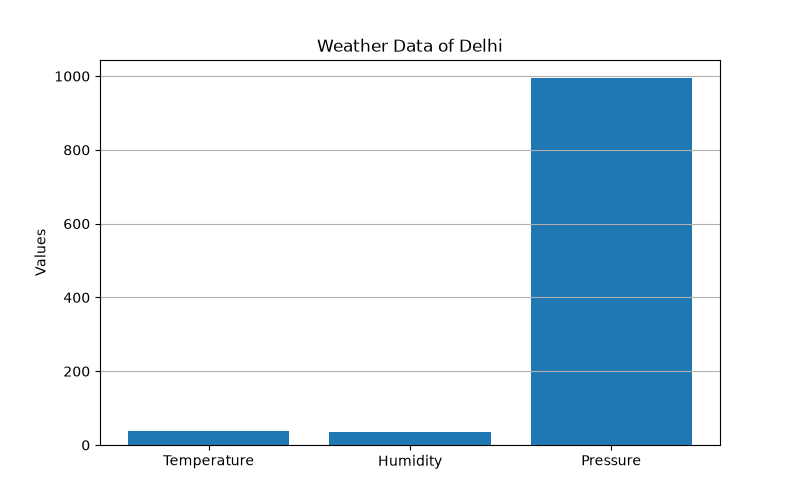

Write Python code to recreate this figure.
import requests
import matplotlib.pyplot as plt

# Enter your OpenWeather API Key
API_KEY ="1dcd60243e687d8f8f1c3d564aa371ed"

# City Name
CITY = "Delhi"

# API URL
url = f"https://api.openweathermap.org/data/2.5/weather?q={CITY}&appid={API_KEY}&units=metric"

# Get Data
response = requests.get(url)
data = response.json()

# Check for errors
if response.status_code != 200:
    print("Error:", data.get("message", "Something went wrong"))
    exit()

# Extract Weather Data
temperature = data["main"]["temp"]
humidity = data["main"]["humidity"]
pressure = data["main"]["pressure"]

# Print Data
print("Weather Report")
print("----------------------")
print("City:", CITY)
print("Temperature:", temperature, "°C")
print("Humidity:", humidity, "%")
print("Pressure:", pressure, "hPa")

# Create Bar Chart
labels = ["Temperature", "Humidity", "Pressure"]
values = [temperature, humidity, pressure]

plt.figure(figsize=(8,5))
plt.bar(labels, values)
plt.title(f"Weather Data of {CITY}")
plt.ylabel("Values")
plt.grid(axis="y")

# Save Chart
plt.savefig("weather_dashboard.png")

# Show Chart
plt.show()

print("Dashboard saved as weather_dashboard.png")
